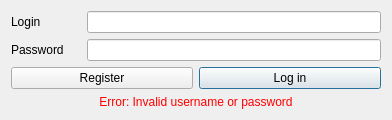
<?xml version="1.0" encoding="UTF-8"?>
<ui version="4.0">
 <class>LogIn</class>
 <widget class="QDialog" name="LogIn">
  <property name="geometry">
   <rect>
    <x>0</x>
    <y>0</y>
    <width>392</width>
    <height>203</height>
   </rect>
  </property>
  <property name="windowTitle">
   <string>Shuffle • Auth</string>
  </property>
  <property name="windowIcon">
   <iconset>
    <normaloff>../icons/logo.svg</normaloff>../icons/logo.svg</iconset>
  </property>
  <layout class="QVBoxLayout" name="verticalLayout">
   <property name="sizeConstraint">
    <enum>QLayout::SetMinAndMaxSize</enum>
   </property>
   <item>
    <layout class="QHBoxLayout" name="horizontalLayout">
     <item>
      <widget class="QLabel" name="login_label">
       <property name="minimumSize">
        <size>
         <width>70</width>
         <height>0</height>
        </size>
       </property>
       <property name="text">
        <string>Login</string>
       </property>
      </widget>
     </item>
     <item>
      <widget class="QLineEdit" name="login_input"/>
     </item>
    </layout>
   </item>
   <item>
    <layout class="QHBoxLayout" name="horizontalLayout_2">
     <item>
      <widget class="QLabel" name="pass_label">
       <property name="minimumSize">
        <size>
         <width>70</width>
         <height>0</height>
        </size>
       </property>
       <property name="text">
        <string>Password</string>
       </property>
      </widget>
     </item>
     <item>
      <widget class="QLineEdit" name="pass_input"/>
     </item>
    </layout>
   </item>
   <item>
    <layout class="QHBoxLayout" name="horizontalLayout_3">
     <item>
      <widget class="QPushButton" name="reg_button">
       <property name="text">
        <string>Register</string>
       </property>
       <property name="autoDefault">
        <bool>false</bool>
       </property>
      </widget>
     </item>
     <item>
      <widget class="QPushButton" name="log_in_button">
       <property name="text">
        <string>Log in</string>
       </property>
       <property name="default">
        <bool>true</bool>
       </property>
      </widget>
     </item>
    </layout>
   </item>
   <item>
    <widget class="QLabel" name="error_label">
     <property name="sizePolicy">
      <sizepolicy hsizetype="Preferred" vsizetype="Fixed">
       <horstretch>0</horstretch>
       <verstretch>0</verstretch>
      </sizepolicy>
     </property>
     <property name="styleSheet">
      <string notr="true">color: rgb(255, 0, 0);</string>
     </property>
     <property name="text">
      <string>Error: Invalid username or password</string>
     </property>
     <property name="alignment">
      <set>Qt::AlignCenter</set>
     </property>
    </widget>
   </item>
  </layout>
 </widget>
 <resources/>
 <connections/>
</ui>
